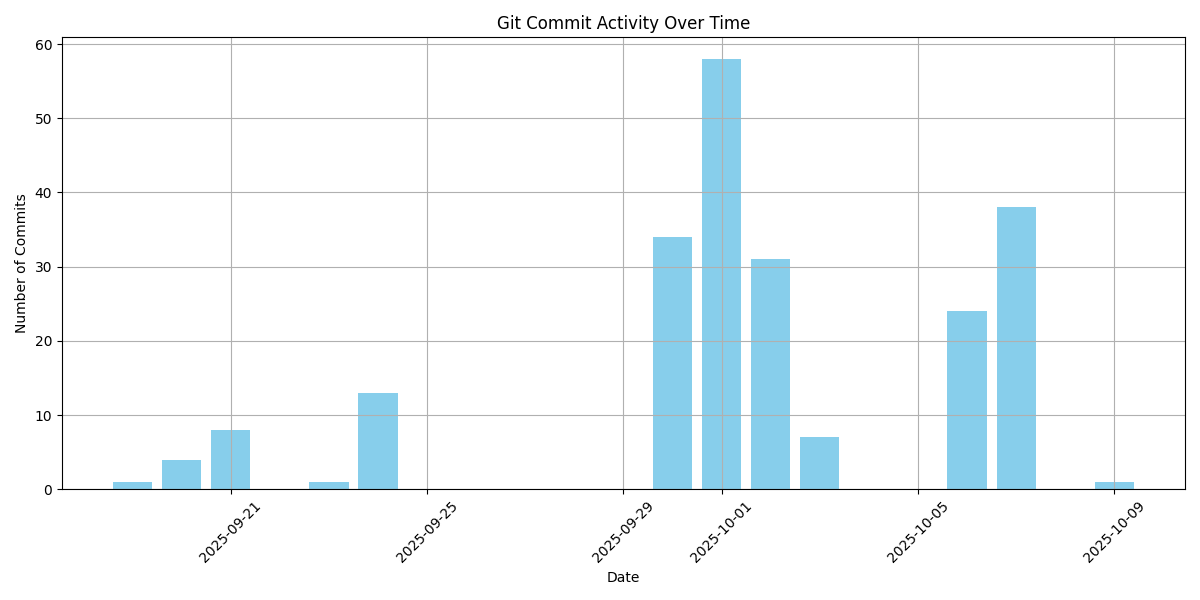

Reproduce this figure in Python.
import subprocess
import matplotlib.pyplot as plt
from collections import Counter
from datetime import datetime

# Run git log to get commit dates
git_log_output = subprocess.check_output(
    ["git", "log", "--pretty=format:%ad", "--date=short"],
    universal_newlines=True
)

# Parse dates and count commits per day
commit_dates = git_log_output.strip().split('\n')
commit_counts = Counter(commit_dates)

# Sort dates
sorted_dates = sorted(commit_counts.keys())
sorted_counts = [commit_counts[date] for date in sorted_dates]

# Convert date strings to datetime objects for plotting
date_objects = [datetime.strptime(date, "%Y-%m-%d") for date in sorted_dates]

# Plot commit activity as a bar chart
plt.figure(figsize=(12, 6))
plt.bar(date_objects, sorted_counts, color='skyblue')
plt.title("Git Commit Activity Over Time")
plt.xlabel("Date")
plt.ylabel("Number of Commits")
plt.xticks(rotation=45)
plt.tight_layout()
plt.grid(True)

# Save the plot
plt.savefig("commit_activity.png")
plt.show()
